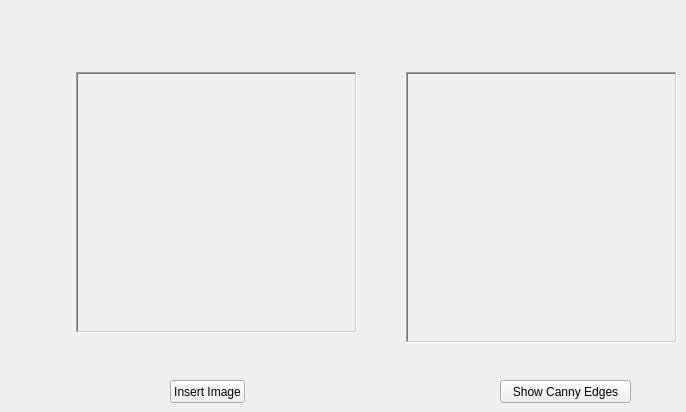
      <widget class="QWidget" name="tab_7">
       <attribute name="title">
        <string>Canny Edge Detection</string>
       </attribute>
       <widget class="QLabel" name="inserted_img">
        <property name="geometry">
         <rect>
          <x>76</x>
          <y>72</y>
          <width>281</width>
          <height>261</height>
         </rect>
        </property>
        <property name="frameShape">
         <enum>QFrame::WinPanel</enum>
        </property>
        <property name="frameShadow">
         <enum>QFrame::Sunken</enum>
        </property>
        <property name="text">
         <string/>
        </property>
        <property name="scaledContents">
         <bool>true</bool>
        </property>
       </widget>
       <widget class="QLabel" name="show_canny">
        <property name="geometry">
         <rect>
          <x>406</x>
          <y>72</y>
          <width>271</width>
          <height>271</height>
         </rect>
        </property>
        <property name="frameShape">
         <enum>QFrame::WinPanel</enum>
        </property>
        <property name="frameShadow">
         <enum>QFrame::Sunken</enum>
        </property>
        <property name="text">
         <string/>
        </property>
        <property name="scaledContents">
         <bool>true</bool>
        </property>
       </widget>
       <widget class="QPushButton" name="InsertImage">
        <property name="geometry">
         <rect>
          <x>170</x>
          <y>380</y>
          <width>75</width>
          <height>23</height>
         </rect>
        </property>
        <property name="text">
         <string>Insert Image</string>
        </property>
       </widget>
       <widget class="QPushButton" name="CannyOut">
        <property name="geometry">
         <rect>
          <x>500</x>
          <y>380</y>
          <width>131</width>
          <height>23</height>
         </rect>
        </property>
        <property name="text">
         <string>Show Canny Edges</string>
        </property>
       </widget>
      </widget>
